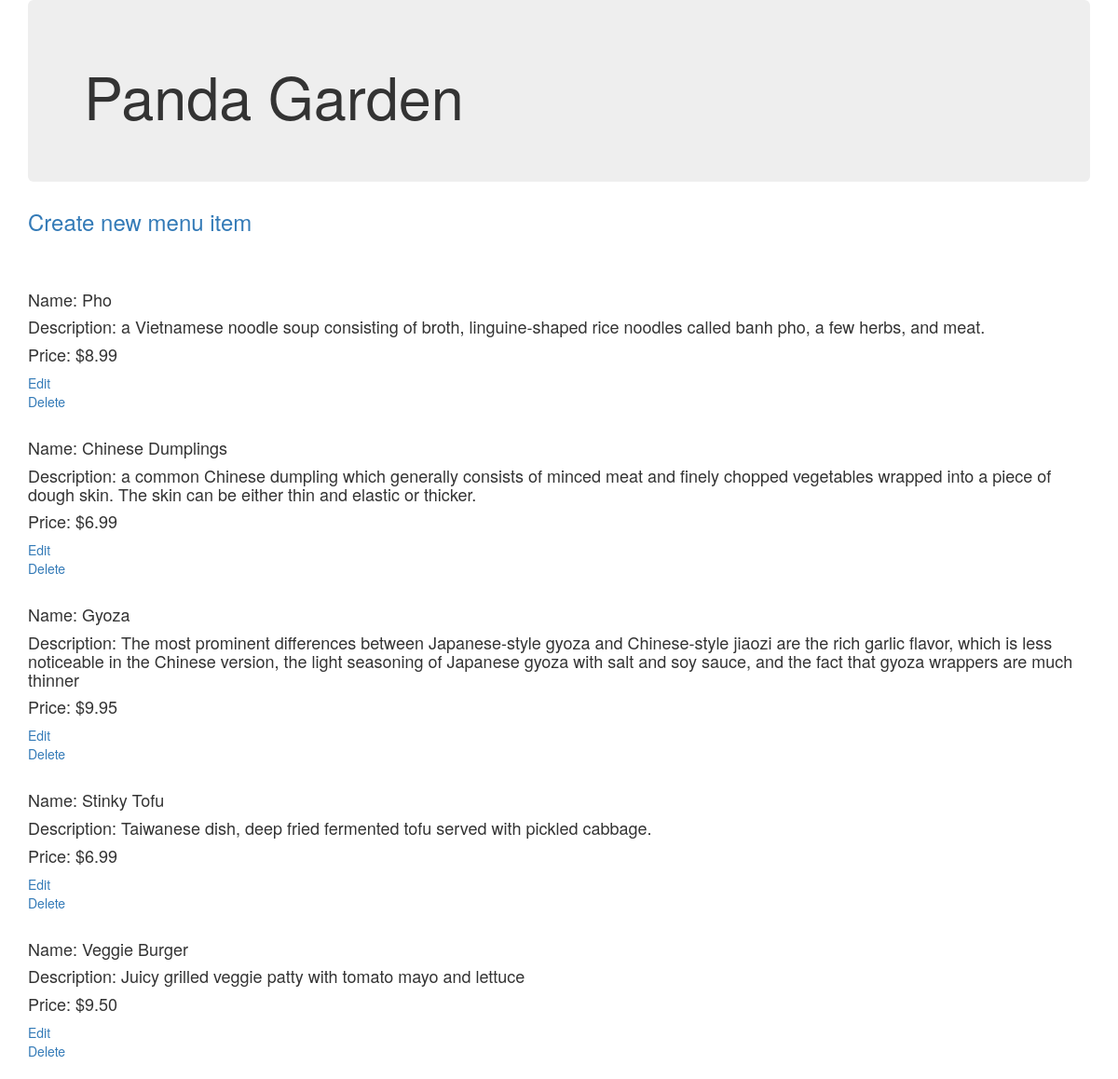
Page /restaurant/3/menu on the committed database.
### tables this page shows
CREATE TABLE restaurant (
	id INTEGER NOT NULL, 
	name VARCHAR(250) NOT NULL, 
	PRIMARY KEY (id)
);

CREATE TABLE menu_item (
	name VARCHAR(80) NOT NULL, 
	id INTEGER NOT NULL, 
	description VARCHAR(250), 
	price VARCHAR(8), 
	course VARCHAR(250), 
	restaurant_id INTEGER, 
	PRIMARY KEY (id), 
	FOREIGN KEY(restaurant_id) REFERENCES restaurant (id)
);

### webserver.py (the view)
@app.route("/restaurant/<int:restaurantId>/menu")
def menu(restaurantId):
    try:
        c, conn = getConnection()
        c.execute("SELECT name FROM restaurant WHERE id= " + str(restaurantId))
        title = c.fetchall()[0]
        c.execute('SELECT * FROM menu_item WHERE restaurant_id =' + str(restaurantId))
        return render_template('index.html', menu=c.fetchall(), title=title[0], restaurantId=restaurantId)
    except Exception as e:
        print(e)

### webserver.py (called while the page is built)
def getConnection():
    conn = sqlite3.connect("restaurantmenu.db")
    c = conn.cursor()
    return c, conn

### templates/index.html (shortened to what this page needs)
<!DOCTYPE html>
<html lang="en">
<head>
    <link href="https://maxcdn.bootstrapcdn.com/bootstrap/3.3.7/css/bootstrap.min.css" rel="stylesheet">
</head>
<body>
<div class="container">
    <div class="jumbotron">
        <h1 class="title">{{ title }}</h1>
    </div>
        <h3><a href="{{ url_for('newMenuItem' , restaurantId = restaurantId) }}">Create new menu item</a></h3>
        <br>
        <br>
        {% for row in menu %}
            <div>
                <h4>Name: {{ row[0] }}<br></h4>
                <h4>Description: {{ row[2] }}<br></h4>
                <h4>Price: {{ row[3] }}<br></h4>
                <a href="{{ url_for('editMenuItem',restaurantId = restaurantId , menuId = row[1]) }}">Edit</a>
                <br>
                <a href="{{ url_for('deleteMenuItem',restaurantId = restaurantId , menuId = row[1]) }}">Delete</a>
                <br><br>
            </div>
        {% endfor %}
</div>
</body>
</html>

### rows in the picture
restaurant: name "Panda Garden"
menu_item: name "Pho", description "a Vietnamese noodle soup consisting of broth, linguine-shaped rice noodles called banh pho, a few herbs, and meat.", price "$8.99"
menu_item: name "Chinese Dumplings", description "a common Chinese dumpling which generally consists of minced meat and finely chopped vegetables wrapped into a piece of dough skin. The skin can be either thin and elastic or thicker.", price "$6.99"
menu_item: name "Gyoza", description "The most prominent differences between Japanese-style gyoza and Chinese-style jiaozi are the rich garlic flavor, which is less noticeable in the Chinese version, the light seasoning of Japanese gyoza with salt and soy sauce, and the fact that gyoza wrappers are much thinner", price "$9.95"
menu_item: name "Stinky Tofu", description "Taiwanese dish, deep fried fermented tofu served with pickled cabbage.", price "$6.99"
menu_item: name "Veggie Burger", description "Juicy grilled veggie patty with tomato mayo and lettuce", price "$9.50"
